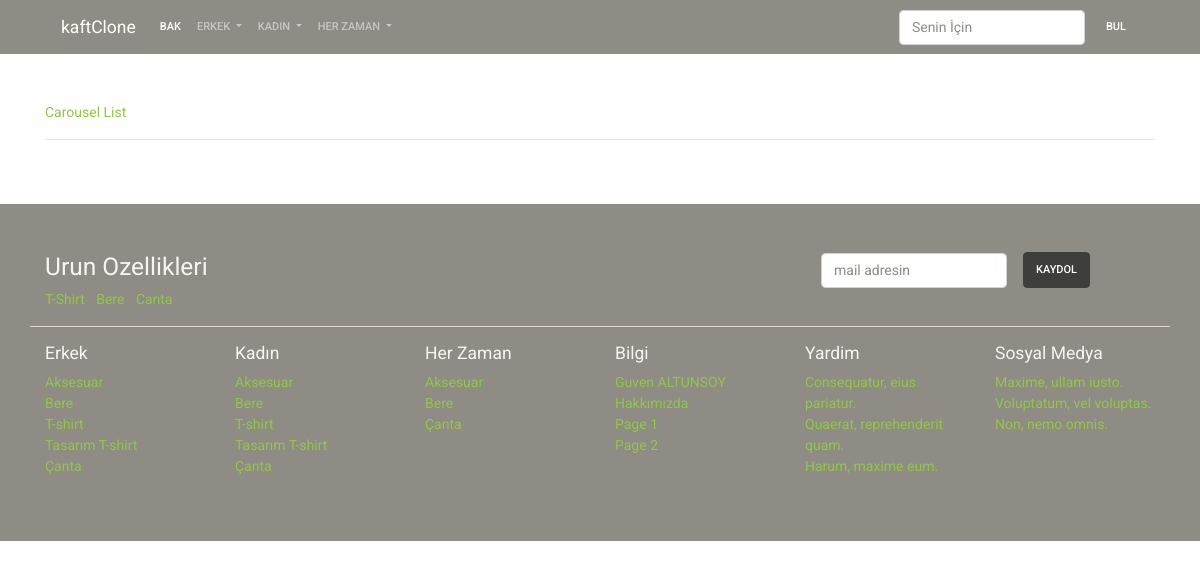
Screenshot of /manage/ with the database file from the repository.
### product/models.py (models this page shows, shortened)
class Category(models.Model):
    title = models.CharField(max_length=200)
    slug = models.SlugField(
        max_length=200,
        default="",
    )
    status = models.CharField(
        default=DEFAULT_STATUS,
        choices=STATUS,
        max_length=10,
    )
    gender = models.CharField(default='unisex',
                              choices=GENDER_CHOICE,
                              max_length=6
                              )
    createt_at = models.DateTimeField(auto_now_add=True)
    updated_at = models.DateTimeField(auto_now=True)

### page/models.py (models this page shows)
class Page(models.Model):
    title = models.CharField(max_length=200)
    slug = models.SlugField(
        max_length=200,
        default="",
    )
    content = models.TextField()
    cover_image = models.ImageField(
        upload_to='page',
        null=True,
        blank=True,
    )
    status = models.CharField(
        default=DEFAULT_STATUS,
        choices=STATUS,
        max_length=10,
    )
    createt_at = models.DateTimeField(auto_now_add=True)
    updated_at = models.DateTimeField(auto_now=True)

### page/views.py (the view)
# urls.py: path('', manage_list, name='manage_list'), #manage/
def manage_list(request):
    context = dict()
    return render(request, 'manage/manage.html', context)

### kaft_clone/nav_context.py (called while the page is built)
def nav_data(request):
    context = dict()
    context['categories'] = Category.objects.filter(
        status=STATUS).order_by('title')
    context['pages'] = Page.objects.filter(
        status=STATUS
    ).order_by('title')
    return context

### templates/manage/manage.html
{% extends 'base/base.html' %}
{% block content %}
<div class="container mt-5">
    <div class="row">
        <div class="col-sm-12 ">
            <a href="{% url 'carousel_list' %}">Carousel List</a>
            <hr>
        </div>
    </div>
</div>
{% endblock %}

### templates/base/components/footer.html (shortened to what this page needs)
<div class="bg-dark py-5 mt-5">
    <div class="container">
        <div class="row">
            <div class="col-sm-8">
                <h3 class="text-light">Urun Ozellikleri</h3>
                <ul class="list-inline">
                    <li class="list-inline-item">
                        <a href="">T-Shirt</a>
                    </li>
                    <li class="list-inline-item">
                        <a href="">Bere</a>
                    </li>
                    <li class="list-inline-item">
                        <a href="">Canta</a>
                    </li>
                </ul>
            </div>
            <div class="col-sm-4">
                <form class="form-inline">
                    <div class="form-group mx-sm-3 mb-2">
                        <input type="email" class="form-control" id="ebulten" placeholder="mail adresin">
                    </div>
                    <button type="submit" class="btn btn-dark mb-2">Kaydol</button>
                </form>
            </div>
        </div>
        <div class="row border-top mb-3"></div>
        <div class="row">
            <div class="col-sm-2">
                <h5 class="text-light">Erkek</h5>
                <ul class="list-unstyled">
                    {% for item in categories %}
                    {% if item.gender == "men" or item.gender == "unisex" %}
                    <li class="list-item">
                        <a class="" href="{% url 'category_show' category_slug=item.slug %}">{{ item.title }}</a>
                    </li>
                    {% endif %}
                    {% endfor %}
                </ul>
            </div>
            <div class="col-sm-2">
                <h5 class="text-light">Kadın</h5>
                <ul class="list-unstyled">
                    {% for item in categories %}
                    {% if item.gender == "women" or item.gender == "unisex" %}
                    <li class="list-item">
                        <a class="" href="{% url 'category_show' category_slug=item.slug %}">{{ item.title }}</a>
                    </li>
                    {% endif %}
                    {% endfor %}
            </div>
            <div class="col-sm-2">
                <h5 class="text-light">Her Zaman</h5>
                <ul class="list-unstyled">
                    {% for item in categories %}
                    {% if item.gender == "unisex" %}
                    <li class="list-item">
                        <a class="" href="{% url 'category_show' category_slug=item.slug %}">{{ item.title }}</a>
                    </li>
                    {% endif %}
                    {% endfor %}
                </ul>
            </div>
            <div class="col-sm-2">
                <h5 class="text-light">Bilgi</h5>
                <ul class="list-unstyled">
                        {% for item in pages %}
                        <li class="list-item">
                            <a class="" href="">{{ item.title }}</a>
                        </li>
                        {% endfor %}
                </ul>
            </div>
            <div class="col-sm-2">
                <h5 class="text-light">Yardim</h5>
                <ul class="list-unstyled">
                    <li><a href="">Consequatur, eius pariatur.</a></li>
                    <li><a href="">Quaerat, reprehenderit quam.</a></li>
                    <li><a href="">Harum, maxime eum.</a></li>
                </ul>
            </div>
            <div class="col-sm-2">
                <h5 class="text-light">Sosyal Medya</h5>
                <ul class="list-unstyled text-white">
                    <li><a href="">Maxime, ullam iusto.</a></li>
                    <li><a href="">Voluptatum, vel voluptas.</a></li>
                    <li><a href="">Non, nemo omnis.</a></li>
                </ul>
            </div>
        </div>
    </div>
</div>

### rows the page displays
Category: title "Aksesuar"
Category: title "Bere"
Category: title "T-shirt"
Category: title "Tasarım T-shirt"
Category: title "Çanta"
Category: title "T-shirt"
Category: title "Tasarım T-shirt"
Page: title "Guven ALTUNSOY"
Page: title "Hakkımızda"
Page: title "Page 1"
Page: title "Page 2"
